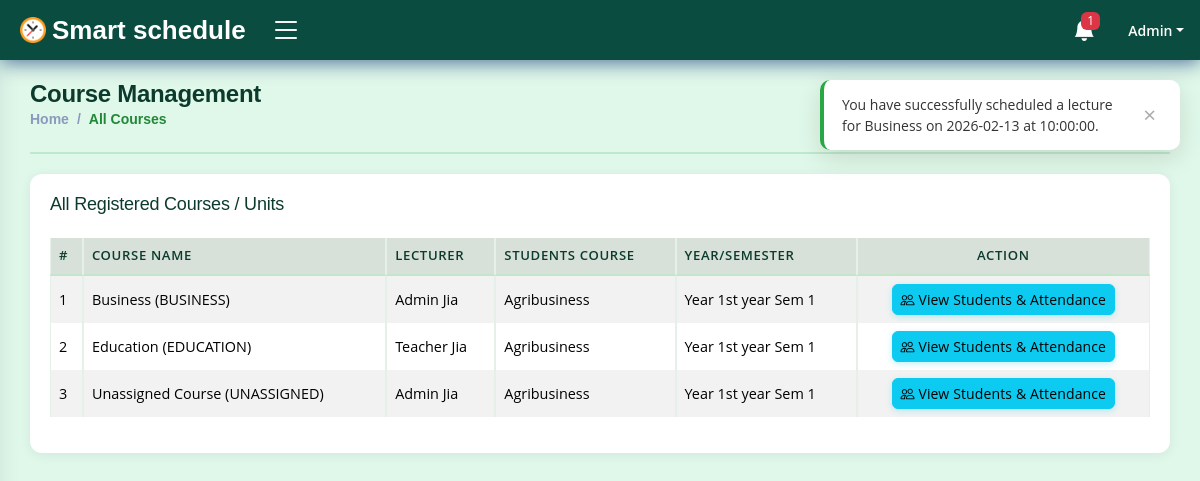
The app's page /campus/admin-dashboard/all-courses/ (signed in), older data.
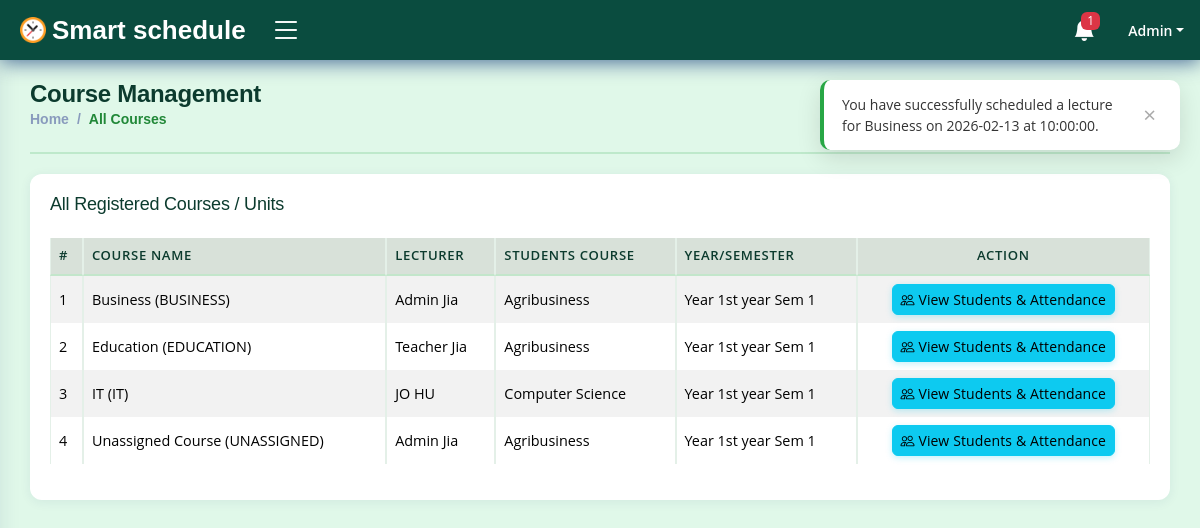
The same page, newer data.
### campus/models.py (models this page shows, shortened)
class BookedUnit(models.Model):
    id = models.CharField(max_length=50, primary_key=True, unique=True, editable=False)
    lecturer = models.ForeignKey(Faculty, on_delete=models.CASCADE)
    students_course = models.CharField(max_length=50, blank=False)
    course = models.ForeignKey(Course, on_delete=models.CASCADE)
    year_of_study = models.CharField(max_length=10, blank=False)
    semester = models.CharField(max_length=1, blank=False)
    booking_date = models.DateTimeField(auto_now_add=True)
    date_updated = models.DateTimeField(auto_now=True)
    class Meta:
        ordering = ['course__name', 'lecturer']
        verbose_name_plural = 'Booked units'

class Course(models.Model):
    id = models.CharField(max_length=50, primary_key=True, unique=True, editable=False)
    name = models.CharField(max_length=80, unique=True, blank=False)
    code = models.CharField(max_length=10, unique=True, blank=False)
    description = models.TextField(blank=True, null=True)
    date_created = models.DateTimeField(auto_now_add=True)
    date_updated = models.DateTimeField(auto_now=True)
    class Meta:
        ordering = ['name']
        verbose_name_plural = 'Courses'

### accounts/models.py (models this page shows, shortened)
class Faculty(models.Model):
    id = models.CharField(max_length=50, primary_key=True, unique=True, editable=False)
    staff = models.OneToOneField(User, on_delete=models.CASCADE, editable=False)
    school = models.CharField(max_length=70, blank=False)
    department = models.CharField(max_length=40, blank=False)
    position = models.CharField(max_length=20, blank=False)
    date_created = models.DateTimeField(auto_now_add=True)
    date_updated = models.DateTimeField(auto_now=True)
    def __str__(self) -> str:
        return f'{self.staff}'
    class Meta:
        ordering = ['staff', 'school']
        verbose_name_plural = 'Faculty records'

class User(AbstractUser):
    REMINDER_TIME_CHOICES = [
        ('60min', '60 minutes before'),
        ('30min', '30 minutes before'),
        ('15min', '15 minutes before'),
        ('instant', 'Instant'),
    ]
    NOTIFICATION_METHOD_CHOICES = [
        ('in_app', 'In-App'),
        ('email', 'Email'),
        ('both', 'Both'),
    ]
    id = models.CharField(max_length=50, primary_key=True, unique=True, editable=False)
    first_name = models.CharField(max_length=15, blank=False)
    last_name = models.CharField(max_length=15, blank=False)
    email = models.EmailField(unique=True)
    gender = models.CharField(max_length=7, blank=False)
    dob = models.DateField(null=True, blank=False, db_column='Date of Birth')
    age = models.PositiveIntegerField(default=0, editable=False)
    mobile_no = PhoneNumberField()
    is_student = models.BooleanField(default=False)
    date_updated = models.DateTimeField(auto_now=True)
    reminder_preference = models.CharField(
        max_length=100,  # Increased length to store multiple values
        default='15min',
        verbose_name='Reminder Times',
        help_text='Select one or more reminder times.'
    )
    notification_method = models.CharField(
        max_length=10,
        choices=NOTIFICATION_METHOD_CHOICES,
        default='in_app',
        verbose_name='Notification Method',
    )
    REQUIRED_FIELDS = ['username']
    USERNAME_FIELD = 'email'
    def __str__(self) -> str:
        return self.username
    @property
    def is_faculty(self):
        return hasattr(self, 'faculty')
    @property
    def is_admin(self):
        return self.is_staff or self.is_superuser or (self.is_faculty and self.faculty.position == 'Admin')
    class Meta:
        ordering = ['username', 'first_name', 'last_name']

### campus/views.py (the view)
# urls.py: path('admin-dashboard/all-courses/', views.AdminAllCoursesView.as_view(), name='admin_all_courses'),
@method_decorator(login_required(login_url='login'), name='get')
@method_decorator(user_passes_test(lambda user: user.is_admin), name='get')
class AdminAllCoursesView(View):
    template_name = 'dashboard/admin/all_courses.html'
    def get(self, request, *args, **kwargs):
        all_units = BookedUnit.objects.all().select_related('lecturer__staff', 'course').exclude(id='').order_by('course__name')
        context = {
            'all_units': all_units,
        }
        return render(request, self.template_name, context)

### campus/processors/context_processors.py (called while the page is built)
def user_notifications(request):
    if request.user.is_authenticated:
        unread_notifications = Notification.objects.filter(recipient=request.user, is_read=False)
        all_notifications = Notification.objects.filter(recipient=request.user)
        context = {
            'unread_notifications': unread_notifications,
            'unread_notifications_count': unread_notifications.count(),
            'all_notifications': all_notifications,
        }
    else:
        context = {
            'unread_notifications': [],
            'unread_notifications_count': 0,
            'all_notifications': [],
        }
    return context

### campus/templates/dashboard/admin/all_courses.html (shortened to what this page needs)
{% extends 'dashboard/faculty/base.html' %}
{% load custom_filters %}
{% block content %}
<main id="main" class="main">
    <div class="pagetitle">
        <h1>Course Management</h1>
        <nav>
            <ol class="breadcrumb">
                <li class="breadcrumb-item"><a href="{% url 'admin_homepage' %}">Home</a></li>
                <li class="breadcrumb-item active">All Courses</li>
            </ol>
        </nav>
    </div>
    <section class="section dashboard">
        <div class="row">
            <div class="col-lg-12">
                <div class="card recent-sales overflow-auto">
                    <div class="card-body">
                        <h5 class="card-title">All Registered Courses / Units</h5>
                        <table class="table table-bordered table-striped">
                            <thead>
                                <tr class="table-active">
                                    <th>#</th>
                                    <th>Course Name</th>
                                    <th>Lecturer</th>
                                    <th>Students Course</th>
                                    <th>Year/Semester</th>
                                    <th class="text-center">Action</th>
                                </tr>
                            </thead>
                            <tbody>
                                {% for unit in all_units %}
                                <tr>
                                    <td>{{ forloop.counter }}</td>
                                    <td>{{ unit.course.name }} ({{ unit.course.code }})</td>
                                    <td>{{ unit.lecturer.staff.first_name }} {{ unit.lecturer.staff.last_name }}</td>
                                    <td>{{ unit.students_course }}</td>
                                    <td>Year {{ unit.year_of_study }} Sem {{ unit.semester }}</td>
                                    <td class="text-center">
                                        <a href="{% url 'view_unit_students' unit.id %}" class="btn btn-sm btn-info">
                                            <i class="bi bi-people"></i> View Students & Attendance
                                        </a>
                                    </td>
                                </tr>
                                {% empty %}
                                <tr>
                                    <td colspan="6" class="text-center">No courses found.</td>
                                </tr>
                                {% endfor %}
                            </tbody>
                        </table>
                    </div>
                </div>
            </div>
        </div>
    </section>
</main>
{% endblock %}

Row changes from the older to the newer data that the page shows:
added BookedUnit: course.name "IT", course.code "IT", lecturer.staff.first_name "JO", lecturer.staff.last_name "HU", students_course "Computer Science", year_of_study "1st year", semester "1"
